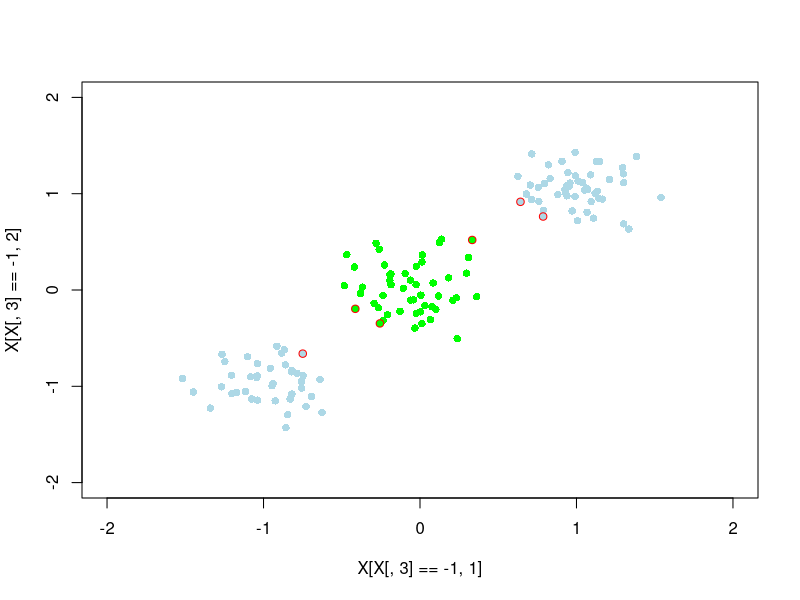
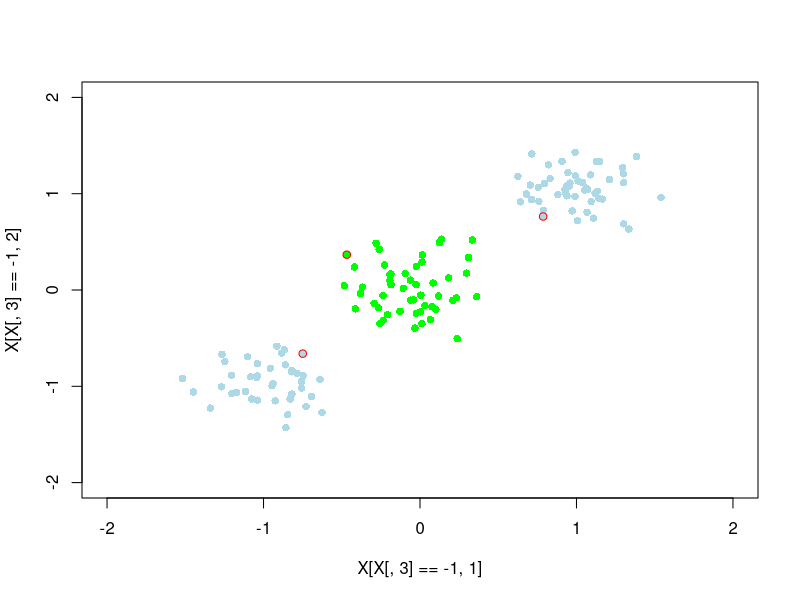
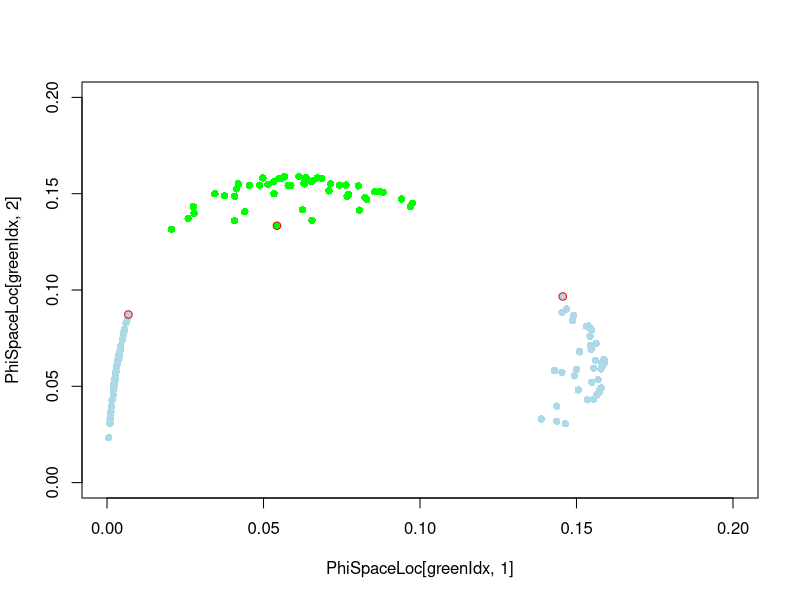

Source code (R) for these figures, in order:
library(mvtnorm)
library(quadprog)
library(proxy)
library(Matrix)
#### HW chapter 7
####
#### Part 1
####
#### Fit a SVM to the following data
####
#### Part 1.1 using k(x,y) = exp(-0.5*t(x-y)%*%(x-y))
####
#### Part 1.2 using k(x,y) = <phi(x),phi(y)> where phi(x) = [dnorm(x,mu1,sig),dnorm(x,mu2,sig)] where mu1 = c(0,0), mu2=c(-1,-1), sig = diag(2)
####
#### Part 1.3 verify that the separation of 1.2 is linear in the space defined by phi()

set.seed(7675)
x1.tmp <- cbind(rmvnorm(50,c(0,0),matrix(c(0.05,0,0,0.05),2,2)),-1)
x2.tmp <- cbind(rmvnorm(50,c(1,1),matrix(c(0.05,0,0,0.05),2,2)),1)
x3.tmp <- cbind(rmvnorm(40,c(-1,-1),matrix(c(0.05,0,0,0.05),2,2)),1)

X <- rbind(x1.tmp,x2.tmp,x3.tmp)

# plot
plot(X[X[,3]==-1,1],X[X[,3]==-1,2],pch=16,col="green",xlim=c(-2,2),ylim=c(-2,2))
points(X[X[,3]==1,1],X[X[,3]==1,2],pch=16,col="lightblue")

# kenrel 1
ker_1 <- function(x,y){
    return(exp(-0.5 * t(x-y) %*% (x-y)))
}

# Phi 2
Phi_2 <- function(x){
    dnorm_1 <- dmvnorm(x, c(-1,-1), diag(2))
    dnorm_2 <- dmvnorm(x, c(0,0), diag(2))
    return(c(dnorm_1, dnorm_2))
}

# kernel 2
ker_2 <- function(x,y){
    return(Phi_2(x) %*% Phi_2(y))
}

# Calculate grad matrix
## sub function: calculate the diag
## Only allow calculate one element 
Gram_diag_element <- function(x, distanceFun){
    return(distanceFun(x,x))
}

GramMat <- function(xVec,kernelFun){
    Gram_diag <- diag( apply(xVec, 1, Gram_diag_element, distanceFun = kernelFun) ) # n * n diag
    Gram_dist <- proxy::dist(xVec, method=kernelFun) # n-1 * n-1 mat
    
    return(as.matrix(Gram_dist) + Gram_diag)
}

# Dmat
DMat <- function(Tvec, GramMat){
    return(Tvec %*% t(Tvec) * GramMat)
    # In our case Tvec %*% t(Tvec) provides a 'sign' matrix for GramMat
}

# dvec
dVec <- function(n){
    return(rep(1,n))
}

# Amat
AMat <- function(tn){
    IMat <- diag(length(tn))
    return(cbind(tn, IMat))
}

# bvec
bVec <- function(n){
    return(rep(0,n+1))
}



#### Data:

xVec <- X[,1:2]
tN <- X[,3]

#### Part 1.1 using k(x,y) = exp(-0.5*t(x-y)%*%(x-y))
GramMatrix_1 <- GramMat(xVec, ker_1)
DMatrix_1 <- DMat(tN, GramMatrix_1)
DVector_1 <- dVec(length(tN))
AMatrix_1 <- AMat(tN)
bVector_1 <- bVec(length(tN))

Solution_1 <- solve.QP(nearPD(DMatrix_1)$mat, DVector_1, AMatrix_1, bVector_1, meq=1)

importantPointIndex <- which(Solution_1$solution > 0.1)
model.1.data <- xVec[importantPointIndex,]
points(model.1.data[, 1], model.1.data[, 2], pch=1,col='red')

#### Part 1.2 using k(x,y) = <phi(x),phi(y)> where phi(x) = [dnorm(x,mu1,sig),dnorm(x,mu2,sig)] where mu1 = c(0,0), mu2=c(-1,-1), sig = diag(2)
GramMatrix_2 <- GramMat(xVec, ker_2)
DMatrix_2 <- DMat(tN, GramMatrix_2)
DVector_2 <- dVec(length(tN))
AMatrix_2 <- AMat(tN)
bVector_2 <- bVec(length(tN))

Solution_2 <- solve.QP(nearPD(DMatrix_2)$mat, DVector_2, AMatrix_2, bVector_2, meq=1)
importantPointIndex <- which(Solution_2$solution > 0.1)
model.2.data <- xVec[importantPointIndex,]
plot(X[X[,3]==-1,1],X[X[,3]==-1,2],pch=16,col="green",xlim=c(-2,2),ylim=c(-2,2))
points(X[X[,3]==1,1],X[X[,3]==1,2],pch=16,col="lightblue")
points(model.2.data[, 1], model.2.data[, 2], pch=1,col='red')


#### Part 1.3 verify that the separation of 1.2 is linear in the space defined by phi()

PhiSpaceLoc <- apply(xVec,1,Phi_2)
PhiSpaceLoc <- t(PhiSpaceLoc)
greenIdx <- which(tN==-1)
blueIdx <- which(tN==1)
model.pts <- apply(model.2.data,1,Phi_2)
model.pts <- t(model.pts)

one.dim <- seq(-2,2,0.01)
all.x <- expand.grid(x = one.dim, y = one.dim)

plot(PhiSpaceLoc[greenIdx,1], PhiSpaceLoc[greenIdx,2], pch=16,col="green",xlim=c(0,0.2),ylim=c(0,0.2))
points(PhiSpaceLoc[blueIdx,1], PhiSpaceLoc[blueIdx,2], pch=16,col="lightblue")
points(model.pts[, 1], model.pts[, 2], pch=1,col='red')





